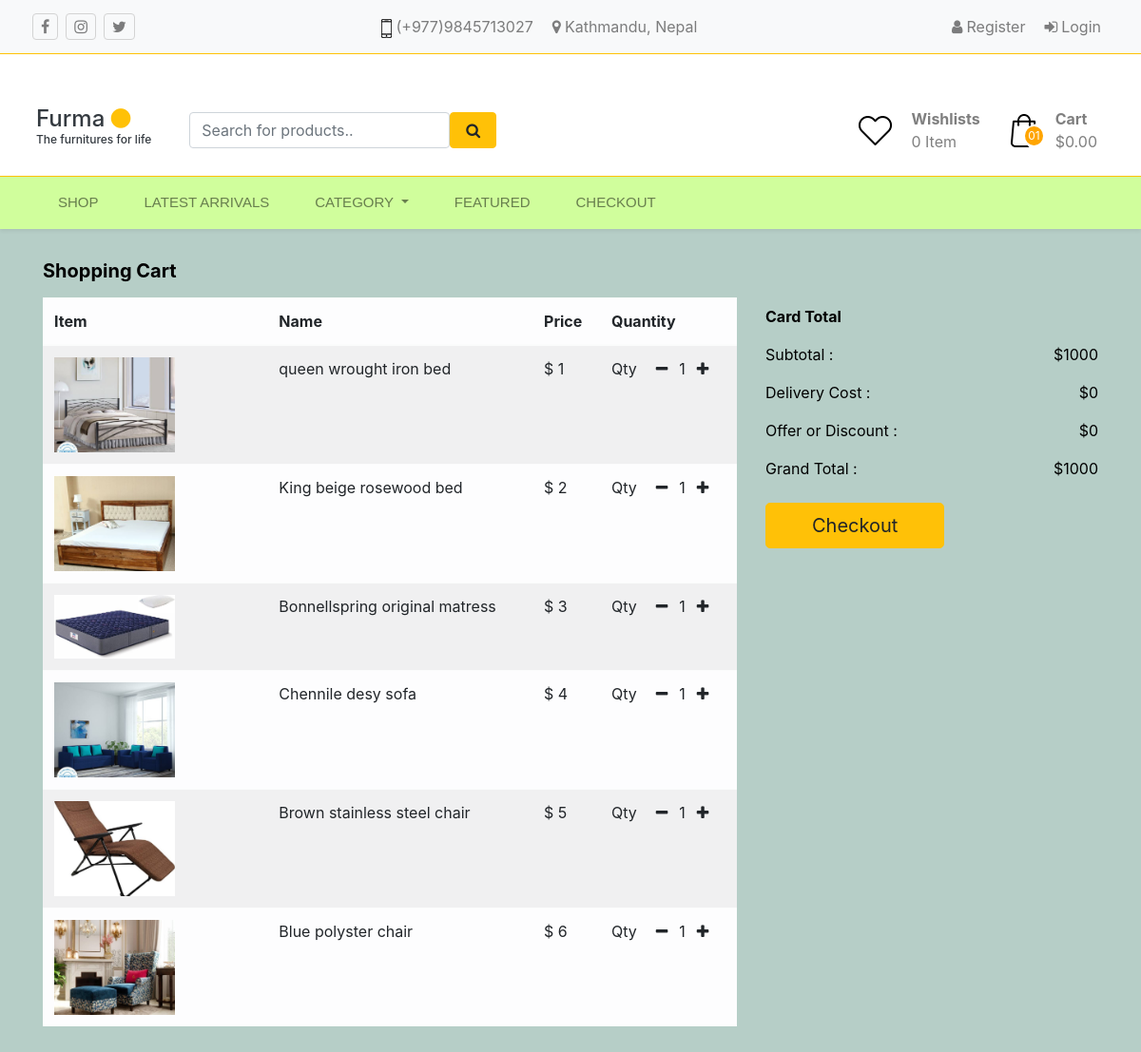
The page /cart on the database its author committed.
### catalogue/models.py (models this page shows, shortened)
class ProductImage(models.Model):
	product = models.ForeignKey('catalogue.Product',on_delete=models.PROTECT)
	original = models.FileField(upload_to="Product/Images")
	caption  = models.CharField(max_length=200,blank=True)
	display_order = models.PositiveIntegerField(default=0)
	created_date = models.DateTimeField(blank=True,null=True,auto_now_add=True)
	class Meta:
		verbose_name = "Product Image"
		verbose_name_plural = "Product Images"

class Product(models.Model):
	upc = models.CharField(max_length=64,blank=True,null=True,unique=True) #universal product code
	title = models.CharField(max_length=255)
	description = models.TextField(blank=True)
	product_class = models.ForeignKey('catalogue.ProductClass',null=True,blank=True,on_delete=models.PROTECT)
	product_attributes = models.ManyToManyField('catalogue.ProductAttribute',blank=True)
	categories = models.ManyToManyField('catalogue.Category')
	rating = models.FloatField(null=True,editable=True)
	is_discountable = models.BooleanField(default=True)
	created_on = models.DateTimeField(null=True,blank=True,auto_now_add=True)
	slug = models.SlugField(max_length=255, unique=False) ##used for generating valid url
	class Meta:
		verbose_name = "Product"
		verbose_name_plural = "Products"

### catalogue/views.py (the view)
# urls.py: path('cart',Cart.as_view(),name="cart"),
class Cart(View):
	def get(self,request):
		products = Product.objects.all()
		products = random.sample(list(products),6)
		pimages = []
		for product in products:
			pimg = ProductImage.objects.filter(product=product)[0]
			pimages.append(pimg)
		return render(request,'catalogue/cart.html',{'products':products,'pimages':pimages})

### catalogue/templatetags/catalogue_tags.py (called while the page is built)
@register.filter #register.simple_tags
def get_wishlistcount(user):
	wishlinecount = 0
	wishlists = []
	if user.is_authenticated:
		wishlists = WishList.objects.filter(owner=user)
	for wishlist in wishlists:
		wishlines = Line.objects.filter(wishlist=wishlist)
		wishlinecount += len(wishlines)
	return wishlinecount

### catalogue/templates/catalogue/cart.html (shortened to what this page needs)
{%extends 'catalogue/home.html'%}
{%load static%}
{%block homecontent%}
<div class="container my-4">
	<div class="row">
		<div class="col-md-8 my-2">
			<div class="h5"><b>Shopping Cart</b></div>
			<div class="my-3">
				<table class="table table-responsive-md table-striped table-light table-hover table-lg">
					<thead>
						<tr>
							<th scope="col">Item</th>
							<th scope="col">Name</th>
							<th scope="col">Price</th>
							<th scope="col">Quantity</th>
						</tr>
					</thead>
					<tbody>
						{%for product in products%}
						<tr class="py-3">
							<th scope="row">
								{%for pimg in pimages%}
									{%if pimg.product.id == product.id%}
										{%if pimg.display_order == 0%}
										<img src="{{pimg.original.url}}" class="image tableimage" alt="productimg">
										{%endif%}
									{%endif%}
								{%endfor%}
							</th>
							<td>{{product.title}}</td>
							<td>$ {{forloop.counter}}</td>
							<td>
								<div class="d-flex align-items-center">
									<div class="pr-3">Qty</div>
									<div class="px-1"><span class="fa fa-minus"></span></div>
									<div class="px-2">
										1
									</div>
									<div class="px-1"><span class="fa fa-plus"></span></div>
								</div>
							</td>
						</tr>
						{%endfor%}
					</tbody>
				</table>
			</div>
		</div>
		<div class="col-md-4 cart-details my-2">
			<div class="my-5">
					<div><b>Card Total</b></div>
					<div class="my-1">
						<div class="my-3">
							<div class="d-flex justify-content-between">
								<div class="pl-0">Subtotal : </div>
								<div class="pr-0">$1000</div>
							</div>
						</div>
						<div class="my-3">
							<div class="d-flex justify-content-between">
								<div class="pl-0">Delivery Cost : </div>
								<div class="pr-0">$0</div>
							</div>
						</div>
						<div class="my-3">
							<div class="d-flex justify-content-between">
								<div class="pl-0">Offer or Discount : </div>
								<div class="pr-0">$0</div>
							</div>
						</div>
						<div class="my-3">
							<div class="d-flex justify-content-between">
								<div class="pl-0">Grand Total : </div>
								<div class="pr-0">$1000</div>
							</div>
						</div>
					</div>
					<div class="my-4">
						<button class="btn btn-warning btn-lg px-5">Checkout</button>
					</div>
				</div>
		</div>
	</div>
</div>
{%endblock%}

### catalogue/static/catalogue/css/style.css (style rules this page uses)
html,body { background: #b6cec7; color: #000; }
.image { width: 100%; cursor: pointer; }
.tableimage { width: 60%; max-height: 100px; min-width: 60px; object-fit: cover; object-position: center; }

### rows shown on the page
Product: title "queen wrought iron bed"
ProductImage: original (picture)
Product: title "King beige rosewood bed"
ProductImage: original (picture)
Product: title "Bonnellspring original matress"
ProductImage: original (picture)
Product: title "Chennile desy sofa"
ProductImage: original (picture)
Product: title "Brown stainless steel chair"
ProductImage: original (picture)
Product: title "Blue polyster chair"
ProductImage: original (picture)

### other values the page prints
{{ request.user|get_wishlistcount }} "0"
